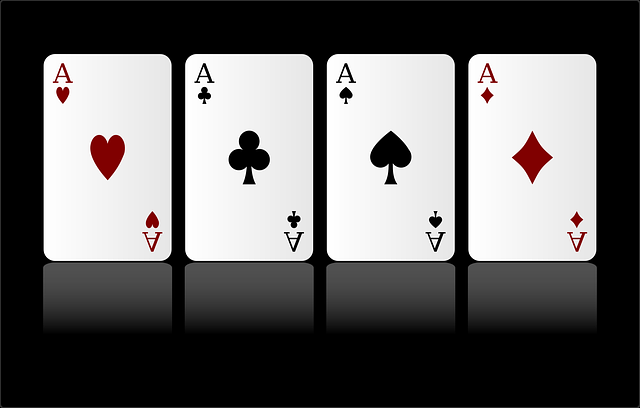
#> input picture 01 Open CV Basic/images/card.png, 640 x 408 px
$ python '14 이미지의 윤곽.py'
#> lines starting #> are read from the running program, lines starting #| are printed output that depends on the picture; after the words box and inside, x2 and y2 are one past the last pixel; in counts of white or black regions, pixels touching at a corner belong together
# 윤곽선(contour) : 경계선을 연결한 선

import cv2

img= cv2.imread('images/card.png')
#> img is the input picture: shape (408, 640, 3); mean B, G, R 100.5, 100.5, 101.9
cv2.imshow('card img', img)
#-----
#1) 흑백이미지로 단순화. 윤곽을 찾을 때 색상정보는 필요없으니..
gray= cv2.cvtColor(img, cv2.COLOR_BGR2GRAY)
cv2.imshow('gray card img', gray)

#2) 이진화를 위해 오츠알고리즘 사용
ret, otsu= cv2.threshold(gray, -1, 255, cv2.THRESH_BINARY | cv2.THRESH_OTSU)
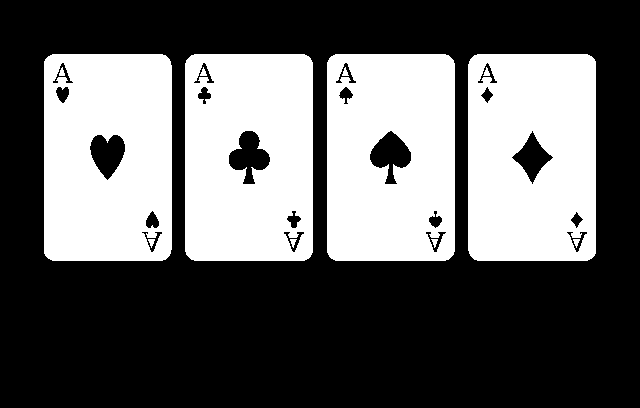
#> otsu: shape (408, 640); 38.1% white; 12 white regions
#> ret = 128
cv2.imshow('otch img', otsu)

#3) 이진화된 이미지에서 개체의 외곽선 정보 추출
contours, hierachy= cv2.findContours(otsu, cv2.RETR_LIST, cv2.CHAIN_APPROX_NONE)
#> contours = 32 contours; largest, box (x1, y1, x2, y2) and area: (468, 54, 596, 261) 26057, (327, 54, 455, 261) 26057, (185, 54, 313, 261) 26057, (44, 54, 172, 261) 26055, (228, 130, 271, 185) 1278
#contours : 윤곽선 정보, hierachy: 윤곽선 계층 구조
#cv2.RETR_EXTERNAL : 가장 외곽의 윤곽만 추출
# cv2.CHAIN_APPROX_NONE : 윤곽선을 구성하는 근사화 방법지정. 모든 점들을 압축없이. 그대로 저장.

#윤곽선 정보를 기반으로 원본이미지에 윤곽선 그리기
target_img= img.copy() #원본칼라 이미지를 복제

# 윤곽선을 그릴 색상 지정
COLOR= (0,225,0) #녹색
# cv2.drawContours(image=target_img, contours=contours, contourIdx=0, color=COLOR) #윤곽 중 첫 윤곽만 그리기
#> (the run stopped early here; a loop or call above may not have finished)

$ run again, with 01 Open CV Basic/images/cat.png copied over 01 Open CV Basic/images/card.png
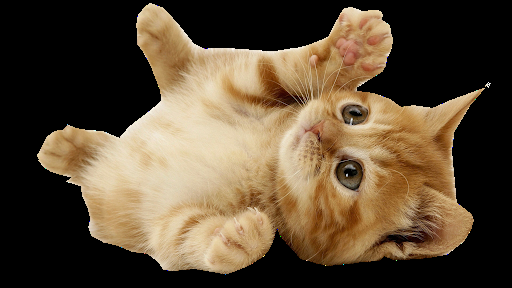
#> input picture 01 Open CV Basic/images/cat.png, 512 x 288 px
#> img is the input picture: shape (288, 512, 3); mean B, G, R 55, 76.8, 93.7
#> `gray= cv2.cvtColor(img, cv2.COLOR_BGR2GRAY)`:
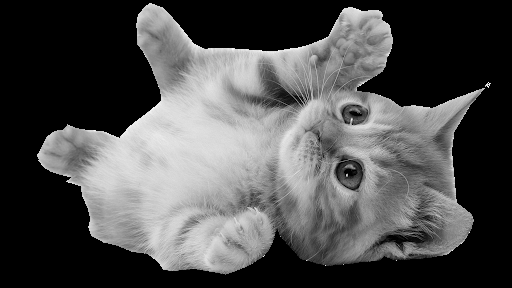
#> gray: shape (288, 512); min 0, max 255, mean 79.4
#> `ret, otsu= cv2.threshold(gray, -1, 255, cv2.THRESH_BINARY | cv2.THRESH..`:
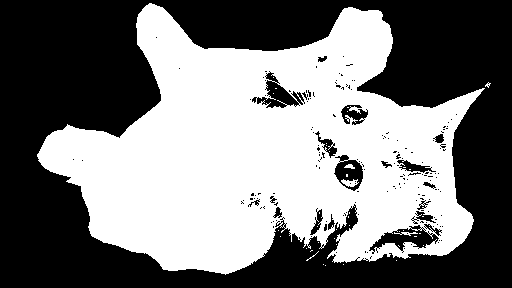
#> otsu: shape (288, 512); 47.3% white; 41 white regions (37 under 20 px)
#> ret = 83
#> contours = 353 contours, 320 with area under 20; largest, box (x1, y1, x2, y2) and area: (37, 3, 485, 275) 72804, (368, 227, 440, 253) 900, (333, 159, 364, 192) 693, (256, 79, 300, 109) 652, (340, 104, 369, 126) 380
